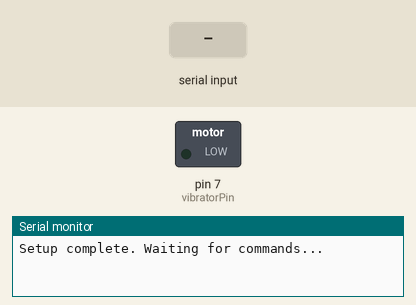
Recording of a sketch running on a simulated Arduino Uno, built with avr-gcc and run on an emulated ATmega328P. On the bench: switched loads named in the sketch (green lamp = pin HIGH), the last lines printed to the serial monitor. Inputs (shaded band) come from the test bench.

Above: at 1.2 s.
1.3 s: "1" received over Serial
At 2.4 s:
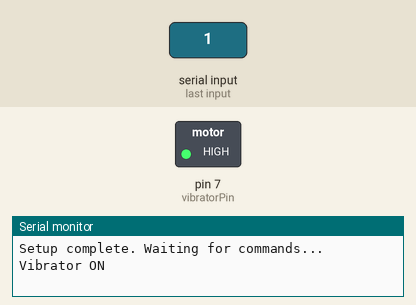
2.8 s: "0" received over Serial
At 3.6 s:
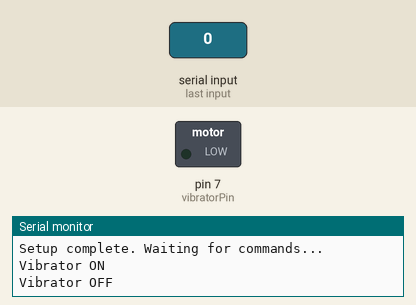
Timing chart, 0 to 5.8 s (numbered marks = the images above; inputs shaded):
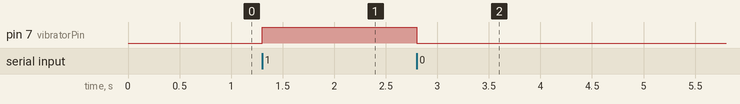

Measured:
- after the input at 1.3 s, pin 7 (vibratorPin): LOW → HIGH at once
- after the input at 2.8 s, pin 7 (vibratorPin): HIGH → LOW at once

The sketch:

Ardu.ino
```cpp
int vibratorPin = 7;  // Pin connected to the mini coin vibrator

void setup() {
  Serial.begin(9600);  // Start serial communication at 9600 baud
  pinMode(vibratorPin, OUTPUT);  // Set the vibrator pin as an output
  Serial.println("Setup complete. Waiting for commands...");
}

void loop() {
  if (Serial.available() > 0) {
    char command = Serial.read();  // Read the incoming byte

    if (command == '1') {
      digitalWrite(vibratorPin, HIGH);  // Turn on the vibrator
      Serial.println("Vibrator ON");
    } else if (command == '0') {
      digitalWrite(vibratorPin, LOW);   // Turn off the vibrator
      Serial.println("Vibrator OFF");
    } else {
      Serial.println("Unknown command");
    }
  }
}
```
